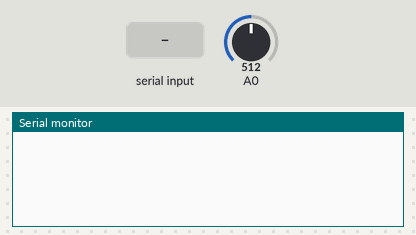
This sketch was run on a simulated Arduino Uno, built with avr-gcc and run on an emulated ATmega328P. On the bench: the last lines printed to the serial monitor. The inputs (shaded band) are chosen by the test bench; at power-on: A0 = 512.

Above: at 1.2 s.
1.3 s: "1" received over Serial
At 2.5 s:
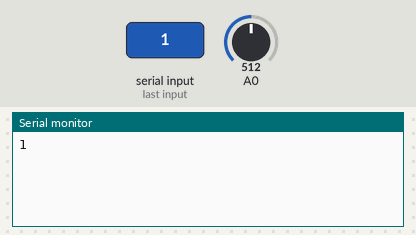
2.8 s: byte 12 (0xC) received over Serial
At 3.7 s:
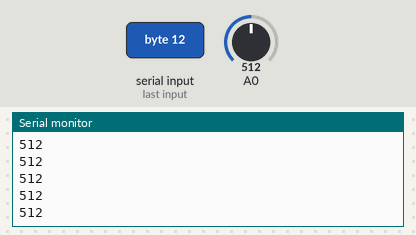

The sketch:

ArduinoSerialTest.ino
```cpp
bool adc_out = false;

void setup() {
  Serial.begin(115200);
}

void loop() {
  if(Serial.available()){
    char c = Serial.read();
    Serial.print(c);
    if(c == 0xC){
      adc_out ^= true;
    }
  }
  if(adc_out){
    Serial.println(analogRead(A0));
  }
}
```

Measured:
- after the input at 1.3 s, the serial monitor: prints a new line at once (image 1)
- after the input at 2.8 s, the serial monitor: prints a new line at once (image 2)
